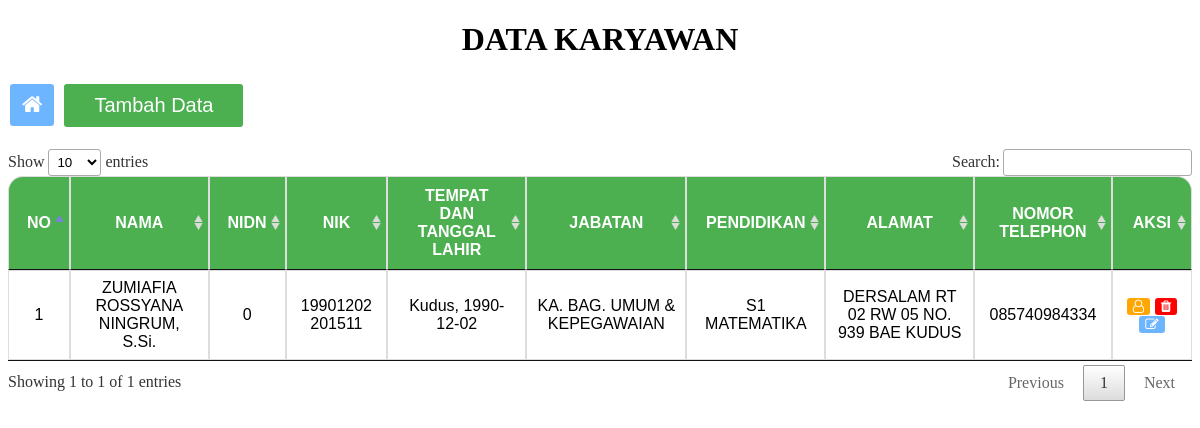
Screenshot of /pegawai.php (signed in) with the database file from the repository.
### tables this page shows
CREATE TABLE IF NOT EXISTS `tb_karyawan` (
`id` int(255) NOT NULL,
  `nama` varchar(255) NOT NULL,
  `nidn` varchar(255) NOT NULL,
  `nik` varchar(255) NOT NULL,
  `tempat_lahir` varchar(255) NOT NULL,
  `tanggal_lahir` date NOT NULL,
  `jabatan` varchar(255) NOT NULL,
  `pendidikan` varchar(255) NOT NULL,
  `alamat` varchar(255) NOT NULL,
  `nomor_telp` varchar(255) NOT NULL,
  `img` varchar(255) DEFAULT NULL
);

### fpegawai.php (called while the page is built, shortened)
<?php
$conn = mysqli_connect("localhost", "root", "", "bau");
function query($query)
{
    global $conn;
    $result = mysqli_query($conn, $query);
    $rows = array();
    while ($row = mysqli_fetch_assoc($result)) {
        $rows[] = $row;
    }
    return $rows;
}

### pegawai.php (the view, shortened to what this page needs)
<?php
require 'fpegawai.php';
$tampil = query("SELECT * FROM tb_karyawan");
?>
<!DOCTYPE html>
<html lang="en">
<head>
    <link rel="stylesheet" href="https://cdnjs.cloudflare.com/ajax/libs/font-awesome/4.7.0/css/font-awesome.min.css">
    <link rel="stylesheet" href="DataTables-1.10.24\css\jquery.dataTables.min.css">
    <link rel="stylesheet" href="stylepegawai.css">
</head>
<body>
    <h1 style="text-align :center;">DATA KARYAWAN</h1>
    <form action="" method="post">
        <button style="background-color: #6EB5FF; color:white; border: none; border-radius: 3px; padding: 8px 12px ;
            text-align: center;
            text-decoration: none;
            display: inline-block;
            font-size:22px;
            margin: 4px 2px;
            cursor: pointer;" formaction="fitur.php"><i class="fa fa-home" style="align-items: center;"></i></button>
        <button style="
                border-radius: 3px;
        background-color: #4CAF50;
        border: none;
        color: white;
        padding: 10px 30px;
        text-align: center;
        text-decoration: none;
        font-size: 20px;
        margin: 4px 4px;
        cursor: pointer;" formaction=" tambah_karyawan.php">Tambah Data</button> <br></br>
        <div style="overflow-x:auto;">
            <table id="example">
                <thead>
                    <th style="border-radius: 15px 0px 0px 0px;">NO</th>
                    <th>NAMA</th>
                    <th>NIDN</th>
                    <th>NIK</th>
                    <th>TEMPAT DAN TANGGAL LAHIR</th>
                    <th>JABATAN</th>
                    <th>PENDIDIKAN</th>
                    <th>ALAMAT</th>
                    <th>NOMOR TELEPHON</th>
                    <th style="border-radius: 0px 15px 0px 0px;">AKSI</th>
                </thead>
                <tbody>
                    <?php $i = 1; ?>
                    <?php foreach ($tampil as $tmp) { ?>
                        <tr>
                            <td><?php echo $i; ?></td>
                            <td><?php echo $tmp["nama"] ?></td>
                            <td><?php echo $tmp["nidn"] ?></td>
                            <td><?php echo $tmp["nik"] ?></td>
                            <td><?php echo $tmp["tempat_lahir"] ?><?php echo ", " ?><?php echo $tmp["tanggal_lahir"] ?></td>
                            <td><?php echo $tmp["jabatan"] ?></td>
                            <td><?php echo $tmp["pendidikan"] ?></td>
                            <td><?php echo $tmp["alamat"] ?></td>
                            <td><?php echo $tmp["nomor_telp"] ?></td>
                            <td>
                                <button style="background-color: #ffa600; color:white; border: none; border-radius: 3px; cursor: pointer; " formaction="detail_karyawan.php?id=<?php echo $tmp["id"] ?>" title="Detail Karyawan"><i class="fa  fa-user-o" style="align-items: center;"></i></button>
                                <button title="Hapus Data Karyawan" style="background-color: red; color:white; border: none; border-radius: 3px; cursor: pointer; " formaction="hapus_karyawan.php?id=<?php echo $tmp["id"] ?>" onclick="return confirm('yakin?')"><i class="fa fa-trash" style="align-items: center;"></i></button>
                                <button title="Ubah Data Karyawan" style="background-color: #6EB5FF; color:white; border: none; border-radius: 3px; cursor: pointer;" formaction="ubah_karyawan.php?id=<?php echo $tmp["id"] ?>"><i class="fa fa-edit" style="align-items: center;"></i></button>
                            </td>
                        </tr>
                        <?php $i++ ?>
                    <?php } ?>
                </tbody>
            </table>
        </div>
    </form>
</body>
</html>

### stylepegawai.css (style rules this page uses)
table { font-family: Arial, Helvetica, sans-serif; border-collapse: collapse; width: 85 %; margin: auto; }
table td, table th { border: 1px solid #ddd; padding: 8px; }
table th { padding-top: 12px; padding-bottom: 12px; text-align: center; background-color: #4CAF50; color: white; }
table td { text-align: center; }

### rows the page displays
tb_karyawan: nama "ZUMIAFIA ROSSYANA NINGRUM, S.Si.", nidn "0", nik "19901202 201511", tempat_lahir "Kudus", tanggal_lahir "1990-12-02", jabatan "KA. BAG. UMUM & KEPEGAWAIAN", pendidikan "S1 MATEMATIKA", alamat "DERSALAM RT 02 RW 05 NO. 939 BAE KUDUS", nomor_telp "085740984334"
